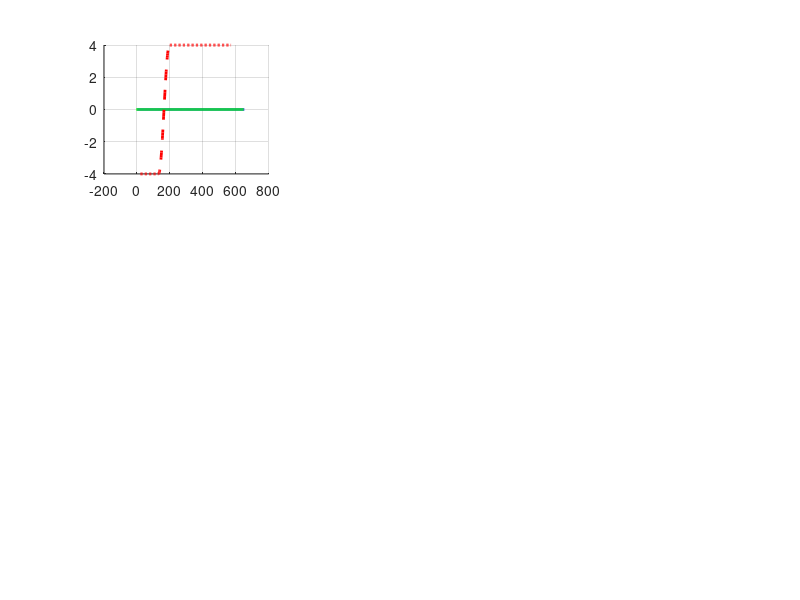

MATLAB code for this plot: (Note: this script raises an error after producing the figure.)
%% CAV Platoon Collision Avoidance with Split-Merge - Based on Research Paper
% 2 SVs (Leader SV1, Follower SV2) in middle lane
% 1 OV in left lane cutting to right lane between them
% Paper: "Collision Avoidance Motion Planning for CAV Platoon Merging and Splitting"

clear; close all; clc;

%% Simulation Parameters (Table III from paper)
dt = 0.05;              % Time step (s)
T_sim = 25;             % Total simulation time (s)
t = 0:dt:T_sim;
N = length(t);

% Vehicle parameters
m = 1500;               % Mass (kg)
lf = 1.434;             % Front axle to CG (m)
lr = 1.421;             % Rear axle to CG (m)
Iz = 4600;              % Moment of inertia (kg·m²)
Cf = 127000;            % Front cornering stiffness (N/rad)
Cr = 127000;            % Rear cornering stiffness (N/rad)
v_max = 30;             % Max speed (m/s)
a_max = 3;              % Max acceleration (m/s²)
a_min = -5;             % Max deceleration (m/s²)

% CRPF parameters (Equation 11)
G = 0.5;
R = 1;
K = 5;
T_veh = 1;
zeta = 1.2;

% Collision warning threshold (from paper Section VI.A)
TTC_threshold = 2.2;    % Time-to-collision threshold (s)
CRPF_threshold = 300;   % Collision risk potential field threshold

% Platoon parameters
desired_headway = 6;    % Desired spacing (m)
platoon_speed = 25.4;     % Desired platoon speed (m/s)

% Lane parameters
lane_width = 4;         % Lane width (m)
lane_left = -lane_width;
lane_mid = 0;
lane_right = lane_width;

%% Initialize Vehicles
% SV1 (Leader) - Middle lane
SV1.x = 0;              % Longitudinal position
SV1.y = lane_mid;       % Lateral position
SV1.vx = platoon_speed; % Longitudinal velocity
SV1.vy = 0;             % Lateral velocity
SV1.theta = 0;          % Heading angle
SV1.ax = 0;             % Acceleration
SV1.in_platoon = true;

% SV2 (Follower) - Middle lane
SV2.x = -desired_headway;
SV2.y = lane_mid;
SV2.vx = platoon_speed;
SV2.vy = 0;
SV2.theta = 0;
SV2.ax = 0;
SV2.in_platoon = true;

% OV (Obstacle) - Left lane, ahead
OV.x = 20;              % Start ahead
OV.y = lane_left;       % Left lane
OV.vx = 22;             % Slightly slower longitudinal speed
OV.vy = 0;              % No lateral motion initially
OV.theta = 0;
OV.ay = 0;              % Lateral acceleration
OV.lane_change_start = 5;   % Start lane change at t=5s
OV.lane_change_duration = 3; % Duration of lane change

% Storage arrays
SV1_traj = zeros(N, 6);  % [x, y, vx, vy, theta, ax]
SV2_traj = zeros(N, 6);
OV_traj = zeros(N, 6);
CRPF_SV1 = zeros(N, 1);
CRPF_SV2 = zeros(N, 1);
TTC_SV1 = zeros(N, 1);
TTC_SV2 = zeros(N, 1);
platoon_status = true(N, 1);  % Platoon connected status

%% Main Simulation Loop
for k = 1:N
    current_time = t(k);
    
    %% OV Lane Change Maneuver (sinusoidal lateral motion)
    if current_time >= OV.lane_change_start && ...
       current_time < OV.lane_change_start + OV.lane_change_duration
        
        % Smooth lane change from left to right (sine-based trajectory)
        progress = (current_time - OV.lane_change_start) / OV.lane_change_duration;
        target_y = lane_left + (lane_right - lane_left) * (1 - cos(pi * progress)) / 2;
        OV.vy = (target_y - OV.y) / dt;
        OV.ay = 0.5;  % Lateral acceleration during lane change
    else
        OV.vy = 0;
        OV.ay = 0;
    end
    
    %% Calculate CRPF for both SVs (Equation 11 from paper)
    % CRPF for SV1
    dx1 = OV.x - SV1.x;
    dy1 = OV.y - SV1.y;
    rd1 = sqrt(dx1^2 + dy1^2);
    
    if rd1 > 0.1
        M_OV = m * (1.566e-14 * OV.vx^6.687 + 0.3354);
        CRPF_val1 = (K * G * T_veh * R * M_OV) / (rd1^zeta);
        CRPF_SV1(k) = CRPF_val1;
        
        % TTC calculation
        rel_vx1 = SV1.vx - OV.vx;
        rel_vy1 = SV1.vy - OV.vy;
        rel_v1 = sqrt(rel_vx1^2 + rel_vy1^2);
        if rel_v1 > 0
            TTC_SV1(k) = rd1 / rel_v1;
        else
            TTC_SV1(k) = 999;
        end
    else
        CRPF_SV1(k) = 0;
        TTC_SV1(k) = 999;
    end
    
    % CRPF for SV2
    dx2 = OV.x - SV2.x;
    dy2 = OV.y - SV2.y;
    rd2 = sqrt(dx2^2 + dy2^2);
    
    if rd2 > 0.1
        CRPF_val2 = (K * G * T_veh * R * M_OV) / (rd2^zeta);
        CRPF_SV2(k) = CRPF_val2;
        
        rel_vx2 = SV2.vx - OV.vx;
        rel_vy2 = SV2.vy - OV.vy;
        rel_v2 = sqrt(rel_vx2^2 + rel_vy2^2);
        if rel_v2 > 0
            TTC_SV2(k) = rd2 / rel_v2;
        else
            TTC_SV2(k) = 999;
        end
    else
        CRPF_SV2(k) = 0;
        TTC_SV2(k) = 999;
    end
    
    %% Hybrid Automaton: Platoon Split/Merge Decision (Section V)
    collision_risk_SV1 = (CRPF_SV1(k) > CRPF_threshold) || (TTC_SV1(k) < TTC_threshold);
    collision_risk_SV2 = (CRPF_SV2(k) > CRPF_threshold) || (TTC_SV2(k) < TTC_threshold);
    
    % Split condition: Either SV detects high collision risk
    if (collision_risk_SV1 || collision_risk_SV2) && SV1.in_platoon
        SV1.in_platoon = false;
        SV2.in_platoon = false;
        fprintf('PLATOON SPLIT at t=%.2fs (CRPF_SV1=%.1f, CRPF_SV2=%.1f)\n', ...
                current_time, CRPF_SV1(k), CRPF_SV2(k));
    end
    
    % Merge condition: Both SVs safe AND OV passed between them
    SV_spacing = SV1.x - SV2.x;
    OV_between = (OV.x < SV1.x) && (OV.x > SV2.x);
    OV_cleared = (OV.x > SV1.x + 5) || (OV.x < SV2.x - 5);  % OV fully clear
    
    if ~SV1.in_platoon && ~collision_risk_SV1 && ~collision_risk_SV2 && ...
       OV_cleared && abs(SV_spacing - desired_headway) < 3
        SV1.in_platoon = true;
        SV2.in_platoon = true;
        fprintf('PLATOON MERGE at t=%.2fs (Spacing=%.2fm)\n', ...
                current_time, SV_spacing);
    end
    
    platoon_status(k) = SV1.in_platoon;
    
    %% MPC-Based Motion Planning (Equations 30-31)
    % SV1 Control Logic
    if SV1.in_platoon
        % Platooning mode: maintain desired speed and lateral position
        a_des_SV1 = 2.0 * (platoon_speed - SV1.vx);  % Velocity tracking
        a_des_SV1 = a_des_SV1 - 0.5 * SV1.y;  % Lateral correction
    else
        % Adaptive cruise: avoid collision
        if collision_risk_SV1
            % Speed up to escape (Equation 30 - single vehicle cruising)
            a_des_SV1 = a_max * 0.8;  % Aggressive acceleration
        else
            % Return to desired speed
            a_des_SV1 = 1.5 * (platoon_speed - SV1.vx);
        end
    end
    
    % SV2 Control Logic
    if SV2.in_platoon
        % Platooning mode: follow SV1 with desired headway (Equation 31)
        spacing_error = (SV1.x - SV2.x) - desired_headway;
        vel_error = SV1.vx - SV2.vx;
        a_des_SV2 = 1.2 * spacing_error + 0.8 * vel_error;
        a_des_SV2 = a_des_SV2 - 0.5 * SV2.y;  % Lateral correction
    else
        % Adaptive cruise: avoid collision
        if collision_risk_SV2
            % Slow down to create gap (Equation 30)
            a_des_SV2 = a_min * 0.6;  % Moderate braking
        else
            % Catch up to SV1
            spacing_error = (SV1.x - SV2.x) - desired_headway;
            a_des_SV2 = 1.0 * spacing_error;
        end
    end
    
    % Apply constraints (Equations 41-44)
    SV1.ax = max(a_min, min(a_max, a_des_SV1));
    SV2.ax = max(a_min, min(a_max, a_des_SV2));
    
    %% Update Vehicle States (Equations 20-21, 24-27)
    % SV1 update
    SV1.vx = SV1.vx + SV1.ax * dt;
    SV1.vx = max(0, min(v_max, SV1.vx));
    SV1.x = SV1.x + SV1.vx * dt;
    SV1.y = SV1.y + SV1.vy * dt;
    
    % Lateral stabilization (keep in middle lane)
    SV1.vy = -0.5 * SV1.y;
    
    % SV2 update
    SV2.vx = SV2.vx + SV2.ax * dt;
    SV2.vx = max(0, min(v_max, SV2.vx));
    SV2.x = SV2.x + SV2.vx * dt;
    SV2.y = SV2.y + SV2.vy * dt;
    
    % Lateral stabilization
    SV2.vy = -0.5 * SV2.y;
    
    % OV update
    OV.vx = OV.vx + 0 * dt;  % Constant longitudinal speed
    OV.x = OV.x + OV.vx * dt;
    OV.y = OV.y + OV.vy * dt;
    
    % Store trajectories
    SV1_traj(k, :) = [SV1.x, SV1.y, SV1.vx, SV1.vy, SV1.theta, SV1.ax];
    SV2_traj(k, :) = [SV2.x, SV2.y, SV2.vx, SV2.vy, SV2.theta, SV2.ax];
    OV_traj(k, :) = [OV.x, OV.y, OV.vx, OV.vy, OV.theta, 0];
end

%% Visualization (Similar to Figures 12-15 in paper)
figure('Position', [50 50 1400 900]);

% Subplot 1: Trajectory (Fig 12b, 14b)
subplot(3,3,1);
hold on; grid on;
plot(SV1_traj(:,1), SV1_traj(:,2), 'b-', 'LineWidth', 2);
plot(SV2_traj(:,1), SV2_traj(:,2), 'g-', 'LineWidth', 2);
plot(OV_traj(:,1), OV_traj(:,2), 'r--', 'LineWidth', 2);

% Plot lane boundaries
yline(lane_left - lane_width/2, 'k--', 'LineWidth', 1);
yline(lane_left + lane_width/2, 'k--', 'LineWidth', 1);
yline(lane_mid - lane_width/2, 'k--', 'LineWidth', 1);
yline(lane_mid + lane_width/2, 'k--', 'LineWidth', 1);
yline(lane_right - lane_width/2, 'k--', 'LineWidth', 1);
yline(lane_right + lane_width/2, 'k--', 'LineWidth', 1);

xlabel('X (m)'); ylabel('Y (m)');
title('Motion Trajectory (Fig 12b)');
legend('SV1 (Leader)', 'SV2 (Follower)', 'OV (Obstacle)');
axis equal;

% Subplot 2: CRPF Strength (Fig 12a, 14a)
subplot(3,3,2);
hold on; grid on;
plot(t, CRPF_SV1, 'b-', 'LineWidth', 1.5);
plot(t, CRPF_SV2, 'g-', 'LineWidth', 1.5);
yline(CRPF_threshold, 'r--', 'LineWidth', 2);
xlabel('Time (s)'); ylabel('CRPF (Ev)');
title('Collision Risk Potential Field (Fig 12a)');
legend('SV1', 'SV2', 'Threshold');


% Subplot 3: Headway (Fig 12c, 14c)
subplot(3,3,3);
headway = SV1_traj(:,1) - SV2_traj(:,1);
hold on; grid on;
plot(t, headway, 'b-', 'LineWidth', 1.5);
yline(desired_headway, 'r--', 'LineWidth', 2);
xlabel('Time (s)'); ylabel('Headway (m)');
title('Space Headway (Fig 12c)');
legend('Actual', 'Desired');

% Subplot 4: Lateral Position
subplot(3,3,4);
hold on; grid on;
plot(t, SV1_traj(:,2), 'b-', 'LineWidth', 1.5);
plot(t, SV2_traj(:,2), 'g-', 'LineWidth', 1.5);
plot(t, OV_traj(:,2), 'r--', 'LineWidth', 1.5);
yline(lane_mid, 'k--');
xlabel('Time (s)'); ylabel('Y (m)');
title('Lateral Position (Fig 12d)');
legend('SV1', 'SV2', 'OV', 'Lane Center');

% Subplot 5: Platoon Status (Hybrid Automaton State - Fig 7)
subplot(3,3,5);
hold on; grid on;
plot(t, platoon_status, 'b-', 'LineWidth', 2);
xlabel('Time (s)'); ylabel('Status');
title('Platoon Status (Hybrid Automaton)');
yticks([0 1]); yticklabels({'Split', 'Merged'});
ylim([-0.1 1.1]);

% Subplot 6: Relative Positions
subplot(3,3,6);
hold on; grid on;
rel_x_SV1 = OV_traj(:,1) - SV1_traj(:,1);
rel_x_SV2 = OV_traj(:,1) - SV2_traj(:,1);
plot(t, rel_x_SV1, 'b-', 'LineWidth', 1.5);
plot(t, rel_x_SV2, 'g-', 'LineWidth', 1.5);
xlabel('Time (s)'); ylabel('Relative X (m)');
title('Relative Longitudinal Position');
legend('OV-SV1', 'OV-SV2');
yline(0, 'r--');

sgtitle('CAV Platoon Collision Avoidance: Split-Merge Maneuver', 'FontSize', 14, 'FontWeight', 'bold');

%% Animation
figure('Position', [100 100 1200 600]);
for k = 1:5:N
    clf;
    hold on; grid on;
    
    % Draw lanes
    rectangle('Position', [-50, lane_left-lane_width/2, 700, lane_width], ...
              'FaceColor', [0.9 0.9 0.9], 'EdgeColor', 'k');
    rectangle('Position', [-50, lane_mid-lane_width/2, 700, lane_width], ...
              'FaceColor', [0.95 0.95 0.95], 'EdgeColor', 'k');
    rectangle('Position', [-50, lane_right-lane_width/2, 700, lane_width], ...
              'FaceColor', [0.9 0.9 0.9], 'EdgeColor', 'k');
    
    % Draw vehicles
    draw_vehicle(SV1_traj(k,1), SV1_traj(k,2), 'b', 'SV1');
    draw_vehicle(SV2_traj(k,1), SV2_traj(k,2), 'g', 'SV2');
    draw_vehicle(OV_traj(k,1), OV_traj(k,2), 'r', 'OV');
    
    % Draw CRPF zones
    if CRPF_SV1(k) > CRPF_threshold
        circle(OV_traj(k,1), OV_traj(k,2), 10, 'r', 0.2);
    end
    
    % Status text
    if platoon_status(k)
        status_text = 'PLATOON MODE';
        color = 'green';
    else
        status_text = 'SPLIT MODE';
        color = 'red';
    end
    
    text(SV1_traj(k,1), 10, status_text, 'FontSize', 14, ...
         'FontWeight', 'bold', 'Color', color);
    
    text(SV1_traj(k,1), -10, sprintf('t=%.2fs', t(k)), 'FontSize', 12);
    text(SV1_traj(k,1), -12, sprintf('CRPF: SV1=%.1f, SV2=%.1f', ...
         CRPF_SV1(k), CRPF_SV2(k)), 'FontSize', 10);
    
    xlim([SV1_traj(k,1)-60, SV1_traj(k,1)+60]);
    ylim([-8, 8]);
    xlabel('X (m)'); ylabel('Y (m)');
    title('Real-time CAV Platoon Collision Avoidance Animation');
    
    drawnow;
    pause(0.01);
end

%% Helper Functions
function draw_vehicle(x, y, color, label)
    % Draw vehicle as rectangle
    L = 2.5; W = 1;
    rectangle('Position', [x-L/2, y-W/2, L, W], ...
              'FaceColor', color, 'EdgeColor', 'k', 'LineWidth', 2);
    text(x, y, label, 'HorizontalAlignment', 'center', ...
         'Color', 'w', 'FontWeight', 'bold');
end

function circle(x, y, r, color, alpha)
    % Draw circle for CRPF visualization
    theta = linspace(0, 2*pi, 50);
    fill(x + r*cos(theta), y + r*sin(theta), color, ...
         'FaceAlpha', alpha, 'EdgeColor', 'none');
end

fprintf('\n=== SIMULATION COMPLETE ===\n');
fprintf('Check the figures for trajectory, CRPF, and animation results.\n');
